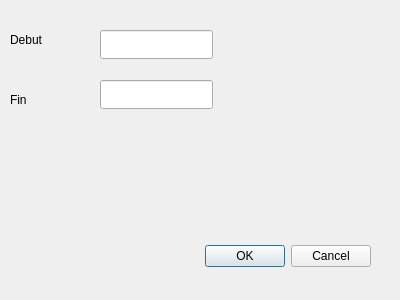
<?xml version="1.0" encoding="UTF-8"?>
<ui version="4.0">
 <class>Dialog</class>
 <widget class="QDialog" name="Dialog">
  <property name="geometry">
   <rect>
    <x>0</x>
    <y>0</y>
    <width>400</width>
    <height>300</height>
   </rect>
  </property>
  <property name="windowTitle">
   <string>Dialog</string>
  </property>
  <widget class="QDialogButtonBox" name="buttonBox">
   <property name="geometry">
    <rect>
     <x>30</x>
     <y>240</y>
     <width>341</width>
     <height>32</height>
    </rect>
   </property>
   <property name="orientation">
    <enum>Qt::Horizontal</enum>
   </property>
   <property name="standardButtons">
    <set>QDialogButtonBox::Cancel|QDialogButtonBox::Ok</set>
   </property>
  </widget>
  <widget class="QLineEdit" name="debutchant">
   <property name="geometry">
    <rect>
     <x>100</x>
     <y>30</y>
     <width>113</width>
     <height>29</height>
    </rect>
   </property>
  </widget>
  <widget class="QLineEdit" name="finchantie">
   <property name="geometry">
    <rect>
     <x>100</x>
     <y>80</y>
     <width>113</width>
     <height>29</height>
    </rect>
   </property>
  </widget>
  <widget class="QLabel" name="label">
   <property name="geometry">
    <rect>
     <x>10</x>
     <y>30</y>
     <width>76</width>
     <height>19</height>
    </rect>
   </property>
   <property name="text">
    <string>Debut</string>
   </property>
  </widget>
  <widget class="QLabel" name="label_2">
   <property name="geometry">
    <rect>
     <x>10</x>
     <y>90</y>
     <width>76</width>
     <height>19</height>
    </rect>
   </property>
   <property name="text">
    <string>Fin</string>
   </property>
  </widget>
 </widget>
 <resources/>
 <connections>
  <connection>
   <sender>buttonBox</sender>
   <signal>accepted()</signal>
   <receiver>Dialog</receiver>
   <slot>accept()</slot>
   <hints>
    <hint type="sourcelabel">
     <x>248</x>
     <y>254</y>
    </hint>
    <hint type="destinationlabel">
     <x>157</x>
     <y>274</y>
    </hint>
   </hints>
  </connection>
  <connection>
   <sender>buttonBox</sender>
   <signal>rejected()</signal>
   <receiver>Dialog</receiver>
   <slot>reject()</slot>
   <hints>
    <hint type="sourcelabel">
     <x>316</x>
     <y>260</y>
    </hint>
    <hint type="destinationlabel">
     <x>286</x>
     <y>274</y>
    </hint>
   </hints>
  </connection>
 </connections>
</ui>
